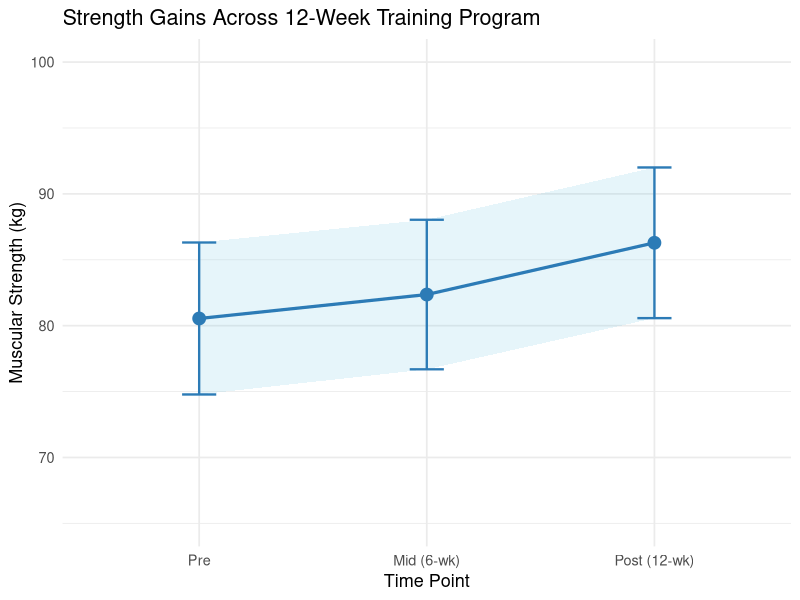
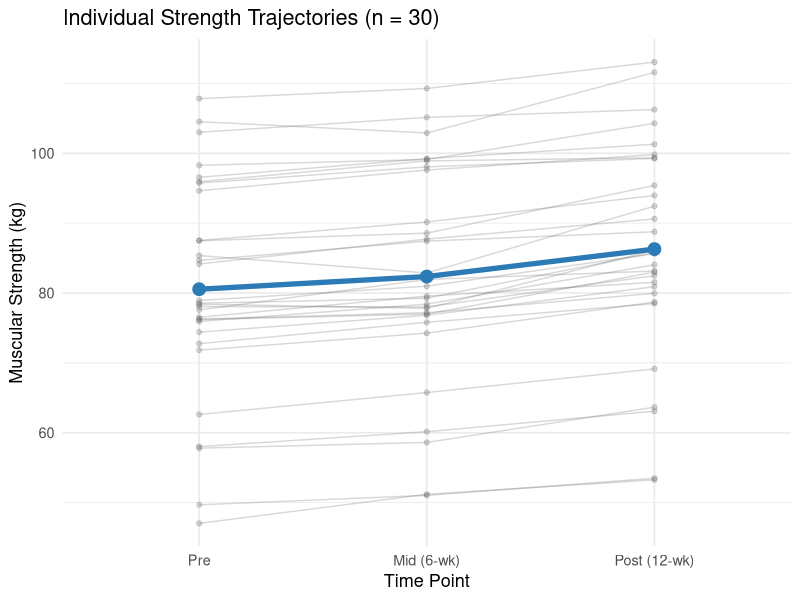

Generate these figures, in order, with R:
## ---- chunk 1
#| label: fig-rm-lineplot
#| fig-cap: "Mean muscular strength (kg) with 95% confidence intervals across three training time points (n = 30). Progressive increases from pre- to mid- to post-training are evident, with non-overlapping confidence intervals between pre and post indicating a statistically significant and practically meaningful change."
#| code-fold: true
#| warning: false
#| message: false

library(ggplot2)
library(dplyr)

set.seed(42)

# Simulate data matching core_session.csv training group values
n <- 30
pre  <- rnorm(n, mean = 79.7, sd = 12.3)
mid  <- pre + rnorm(n, mean = 2.0, sd = 1.5)
post <- pre + rnorm(n, mean = 5.4, sd = 1.8)

df_long <- data.frame(
  id       = rep(1:n, 3),
  time     = factor(rep(c("Pre", "Mid (6-wk)", "Post (12-wk)"),
                         each = n),
                    levels = c("Pre", "Mid (6-wk)", "Post (12-wk)")),
  strength = c(pre, mid, post)
)

summary_df <- df_long %>%
  group_by(time) %>%
  summarise(
    M  = mean(strength),
    SD = sd(strength),
    n  = n(),
    SE = SD / sqrt(n),
    CI_lo = M - qt(0.975, df = n - 1) * SE,
    CI_hi = M + qt(0.975, df = n - 1) * SE
  )

ggplot(summary_df, aes(x = time, y = M, group = 1)) +
  geom_ribbon(aes(ymin = CI_lo, ymax = CI_hi), alpha = 0.15, fill = "#5bc0de") +
  geom_line(linewidth = 1.1, colour = "#2c7bb6") +
  geom_point(size = 4, colour = "#2c7bb6") +
  geom_errorbar(aes(ymin = CI_lo, ymax = CI_hi),
                width = 0.15, linewidth = 0.8, colour = "#2c7bb6") +
  labs(x = "Time Point", y = "Muscular Strength (kg)",
       title = "Strength Gains Across 12-Week Training Program") +
  coord_cartesian(ylim = c(65, 100)) +
  theme_minimal(base_size = 13)
## ---- chunk 2
#| label: fig-rm-spaghetti
#| fig-cap: "Individual participant strength trajectories (spaghetti plot) across three time points. Each thin grey line represents one participant, with the bold blue line showing the group mean. The consistent upward trajectory across virtually all participants illustrates why the within-subjects effect is so large: the training effect is reliable and similar across individuals."
#| code-fold: true
#| warning: false
#| message: false

library(ggplot2)
library(dplyr)

set.seed(42)

n <- 30
pre  <- rnorm(n, mean = 79.7, sd = 12.3)
mid  <- pre + rnorm(n, mean = 2.0, sd = 1.5)
post <- pre + rnorm(n, mean = 5.4, sd = 1.8)

df_long <- data.frame(
  id       = rep(1:n, 3),
  time     = factor(rep(c("Pre", "Mid (6-wk)", "Post (12-wk)"),
                         each = n),
                    levels = c("Pre", "Mid (6-wk)", "Post (12-wk)")),
  strength = c(pre, mid, post)
)

mean_df <- df_long %>%
  group_by(time) %>%
  summarise(strength = mean(strength))

ggplot(df_long, aes(x = time, y = strength, group = id)) +
  geom_line(alpha = 0.25, colour = "grey40", linewidth = 0.5) +
  geom_point(alpha = 0.25, colour = "grey40", size = 1.5) +
  geom_line(data = mean_df, aes(group = 1),
            colour = "#2c7bb6", linewidth = 1.8) +
  geom_point(data = mean_df, aes(group = 1),
             colour = "#2c7bb6", size = 4) +
  labs(x = "Time Point", y = "Muscular Strength (kg)",
       title = "Individual Strength Trajectories (n = 30)") +
  theme_minimal(base_size = 13)
